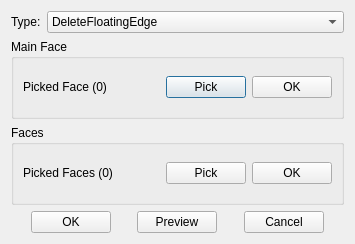
<?xml version="1.0" encoding="UTF-8"?>
<ui version="4.0">
 <class>DeleteFloatingEdgeDialog</class>
 <widget class="QDialog" name="DeleteFloatingEdgeDialog">
  <property name="geometry">
   <rect>
    <x>0</x>
    <y>0</y>
    <width>355</width>
    <height>244</height>
   </rect>
  </property>
  <property name="windowTitle">
   <string>DeleteFloating</string>
  </property>
  <layout class="QGridLayout" name="gridLayout">
   <item row="0" column="0">
    <widget class="QWidget" name="widget_2" native="true">
     <property name="sizePolicy">
      <sizepolicy hsizetype="Preferred" vsizetype="Fixed">
       <horstretch>0</horstretch>
       <verstretch>0</verstretch>
      </sizepolicy>
     </property>
     <layout class="QGridLayout" name="gridLayout_2">
      <property name="leftMargin">
       <number>0</number>
      </property>
      <property name="topMargin">
       <number>0</number>
      </property>
      <property name="rightMargin">
       <number>0</number>
      </property>
      <property name="bottomMargin">
       <number>0</number>
      </property>
      <item row="0" column="0">
       <widget class="QLabel" name="label">
        <property name="sizePolicy">
         <sizepolicy hsizetype="Fixed" vsizetype="Preferred">
          <horstretch>0</horstretch>
          <verstretch>0</verstretch>
         </sizepolicy>
        </property>
        <property name="text">
         <string>Type:</string>
        </property>
       </widget>
      </item>
      <item row="0" column="1">
       <widget class="QComboBox" name="cmbType">
        <property name="currentIndex">
         <number>0</number>
        </property>
        <item>
         <property name="text">
          <string>DeleteFloatingEdge</string>
         </property>
        </item>
       </widget>
      </item>
     </layout>
    </widget>
   </item>
   <item row="1" column="0">
    <widget class="QStackedWidget" name="stackedWidget_MainFace">
     <property name="currentIndex">
      <number>0</number>
     </property>
     <widget class="QWidget" name="pageChamfer_2">
      <layout class="QGridLayout" name="gridLayout_17">
       <property name="leftMargin">
        <number>0</number>
       </property>
       <property name="topMargin">
        <number>0</number>
       </property>
       <property name="rightMargin">
        <number>0</number>
       </property>
       <property name="bottomMargin">
        <number>0</number>
       </property>
       <item row="0" column="0">
        <widget class="QGroupBox" name="groupBoxEdges_2">
         <property name="title">
          <string>Main Face</string>
         </property>
         <layout class="QGridLayout" name="gridLayout_5" columnstretch="1,0,0">
          <item row="0" column="0">
           <widget class="QLabel" name="labelEdges_MainFace">
            <property name="text">
             <string>Picked Face (0)</string>
            </property>
           </widget>
          </item>
          <item row="0" column="1">
           <widget class="QPushButton" name="btnSelect_MainFace">
            <property name="text">
             <string>Pick</string>
            </property>
           </widget>
          </item>
          <item row="0" column="2">
           <widget class="QPushButton" name="btnSelectOK_MainFace">
            <property name="text">
             <string>OK</string>
            </property>
           </widget>
          </item>
         </layout>
        </widget>
       </item>
      </layout>
     </widget>
    </widget>
   </item>
   <item row="2" column="0">
    <widget class="QStackedWidget" name="stackedWidget_Faces">
     <property name="currentIndex">
      <number>0</number>
     </property>
     <widget class="QWidget" name="pageChamfer">
      <layout class="QGridLayout" name="gridLayout_16">
       <property name="leftMargin">
        <number>0</number>
       </property>
       <property name="topMargin">
        <number>0</number>
       </property>
       <property name="rightMargin">
        <number>0</number>
       </property>
       <property name="bottomMargin">
        <number>0</number>
       </property>
       <item row="0" column="0">
        <widget class="QGroupBox" name="groupBoxEdges">
         <property name="title">
          <string>Faces</string>
         </property>
         <layout class="QGridLayout" name="gridLayout_4" columnstretch="1,0,0">
          <item row="0" column="0">
           <widget class="QLabel" name="labelEdges_faces">
            <property name="text">
             <string>Picked Faces (0)</string>
            </property>
           </widget>
          </item>
          <item row="0" column="1">
           <widget class="QPushButton" name="btnSelect_Faces">
            <property name="text">
             <string>Pick</string>
            </property>
           </widget>
          </item>
          <item row="0" column="2">
           <widget class="QPushButton" name="btnSelectOK_Faces">
            <property name="text">
             <string>OK</string>
            </property>
           </widget>
          </item>
         </layout>
        </widget>
       </item>
      </layout>
     </widget>
    </widget>
   </item>
   <item row="3" column="0">
    <widget class="QWidget" name="widget" native="true">
     <property name="sizePolicy">
      <sizepolicy hsizetype="Preferred" vsizetype="Fixed">
       <horstretch>0</horstretch>
       <verstretch>0</verstretch>
      </sizepolicy>
     </property>
     <layout class="QGridLayout" name="gridLayout_3">
      <property name="leftMargin">
       <number>0</number>
      </property>
      <property name="topMargin">
       <number>0</number>
      </property>
      <property name="rightMargin">
       <number>0</number>
      </property>
      <property name="bottomMargin">
       <number>0</number>
      </property>
      <item row="0" column="4">
       <spacer name="horizontalSpacer_3">
        <property name="orientation">
         <enum>Qt::Horizontal</enum>
        </property>
        <property name="sizeHint" stdset="0">
         <size>
          <width>40</width>
          <height>20</height>
         </size>
        </property>
       </spacer>
      </item>
      <item row="0" column="1">
       <widget class="QPushButton" name="btnOK">
        <property name="text">
         <string>OK</string>
        </property>
       </widget>
      </item>
      <item row="0" column="3">
       <widget class="QPushButton" name="btnApply">
        <property name="text">
         <string>Preview</string>
        </property>
       </widget>
      </item>
      <item row="0" column="5">
       <widget class="QPushButton" name="btnCancel">
        <property name="text">
         <string>Cancel</string>
        </property>
       </widget>
      </item>
      <item row="0" column="2">
       <spacer name="horizontalSpacer_2">
        <property name="orientation">
         <enum>Qt::Horizontal</enum>
        </property>
        <property name="sizeHint" stdset="0">
         <size>
          <width>40</width>
          <height>20</height>
         </size>
        </property>
       </spacer>
      </item>
      <item row="0" column="0">
       <spacer name="horizontalSpacer">
        <property name="orientation">
         <enum>Qt::Horizontal</enum>
        </property>
        <property name="sizeHint" stdset="0">
         <size>
          <width>40</width>
          <height>20</height>
         </size>
        </property>
       </spacer>
      </item>
      <item row="0" column="6">
       <spacer name="horizontalSpacer_4">
        <property name="orientation">
         <enum>Qt::Horizontal</enum>
        </property>
        <property name="sizeHint" stdset="0">
         <size>
          <width>40</width>
          <height>20</height>
         </size>
        </property>
       </spacer>
      </item>
     </layout>
    </widget>
   </item>
  </layout>
 </widget>
 <resources/>
 <connections/>
</ui>
